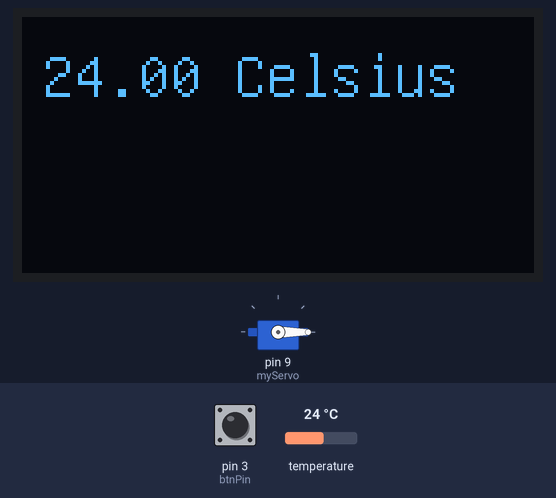
Bench run of a sketch on a simulated Arduino Uno, built with avr-gcc and run on an emulated ATmega328P. On the bench: servo, 128×64 one-colour display. Wiring (inferred from the names in the program): DS3231 clock at I2C address 0x68. Inputs (shaded band) come from the test bench; at power-on: pin 3 (btnPin) HIGH, temperature 24 °C. The local clock reads 2024-03-15 10:24:30 at power-on unless the sketch sets it.

Above: at 1.9 s.
2.0 s: pin 3 (btnPin) pulled LOW for 3.2 s
At 3.1 s:
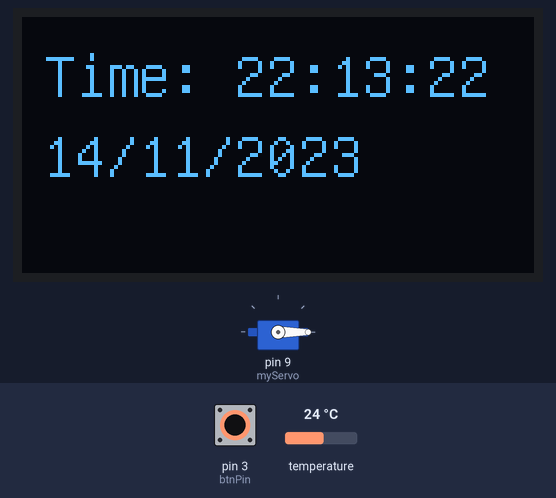
At 5.2 s:
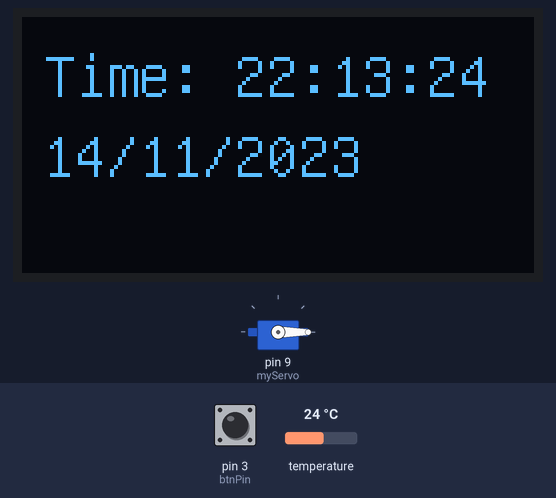
7.5 s: pin 3 (btnPin) pulled LOW for 1 s
Timing chart, 0 to 10.5 s (numbered marks = the images above; inputs shaded):
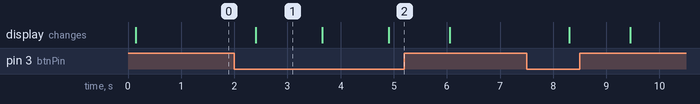

Measured:
- after the input at 2.0 s, the display: changes after 0.40 s (image 1)

The sketch:

simple-clock.ino
```cpp
/*
* Name: clock and temp project
* Author: Simon Olesen
* Date: 2024-10-22
* Description: This project uses a ds3231 to measure time and displays the time to an 1306 oled display,
* Further, it measures temprature with a analog temprature module and displays a mapped value to a 9g-servo-motor
*/

// Include libraries
#include <Servo.h>
#include "U8glib.h"
#include <RTClib.h>
#include <Wire.h>
RTC_DS3231 rtc;

#define DS3231_I2C_ADDR             0x68
#define DS3231_TEMPERATURE_ADDR     0x11

// Init constants
constexpr int btnPin{ 3 };

// Init global variables
bool buttonIsPressed{ false };
char t[32];

// Construct objects
Servo myServo;

U8GLIB_SSD1306_128X64 u8g(U8G_I2C_OPT_NO_ACK);

void setup() {
  pinMode(btnPin, INPUT);

  u8g.setFont(u8g_font_unifont);

  myServo.attach(9);
  myServo.write(0);

  Serial.begin(9600);
  Wire.begin();
  rtc.begin();
  rtc.adjust(DateTime(F(__DATE__),F(__TIME__)));
}

void loop()
{
  // oledWrite(getTime());
  // servoWrite(getTemp());
  toggleFunc();
  delay(1000);
}


/*
* This function reads time from an ds3231 module and package the time as a String
* Parameters: Void
* Returns: time in hh:mm:ss as String
*/
String getTime()
{
  DateTime now = rtc.now();
  sprintf(t, "%02d:%02d:%02d", now.hour(), now.minute(), now.second());

  return ("Time: " + String(t));
}

String getDate()
{
  DateTime now = rtc.now();

  return (String(now.day()) + "/" + String(now.month()) + "/" + String(now.year()));
}

/*
* This function reads an analog pin connected to an analog temprature sensor and calculates the corresponding temp
* Parameters: Void
* Returns: temprature as String
*/
String getTemp()
{
  float rv;

  uint8_t temp_msb, temp_lsb;
  int8_t nint;

  Wire.beginTransmission(DS3231_I2C_ADDR);
  Wire.write(DS3231_TEMPERATURE_ADDR);
  Wire.endTransmission();

  Wire.requestFrom(DS3231_I2C_ADDR, 2);
  temp_msb = Wire.read();
  temp_lsb = Wire.read() >> 6;

  if ((temp_msb & 0x80) != 0)
      nint = temp_msb | ~((1 << 8) - 1); // if negative get two's complement
  else
      nint = temp_msb;

  rv = 0.25 * temp_lsb + nint;

  return (String(rv) + " Celsius");
}

/*
* This function takes a string and an optional string and draws it to an oled display
* Parameters: - text, text2: String to write to display, Optional String to write to display
* Returns: void
*/
void oledWrite(String text, String text2 = "")
{
  u8g.firstPage();

  do
  {
    u8g.drawStr(5, 20, text.c_str());
    u8g.drawStr(5, 40, text2.c_str());
  } while (u8g.nextPage());
}

/*
* takes a temprature value and maps it to corresppnding degree on a servo
* Parameters: - value: temperature
* Returns: void
*/
void servoWrite(float value)
{
  myServo.write(value);
}

/*
* Toggles what should be output to the oled display
* Parameters: void
* Returns: void
*/
void toggleFunc()
{
  if (digitalRead(btnPin) == LOW)
  {
    buttonIsPressed = false;
    oledWrite(getTime(), getDate());
  }

  if ((digitalRead(btnPin) == HIGH) && !buttonIsPressed)
  {
    buttonIsPressed = true;
    oledWrite(String(getTemp()));
  }
}
```
